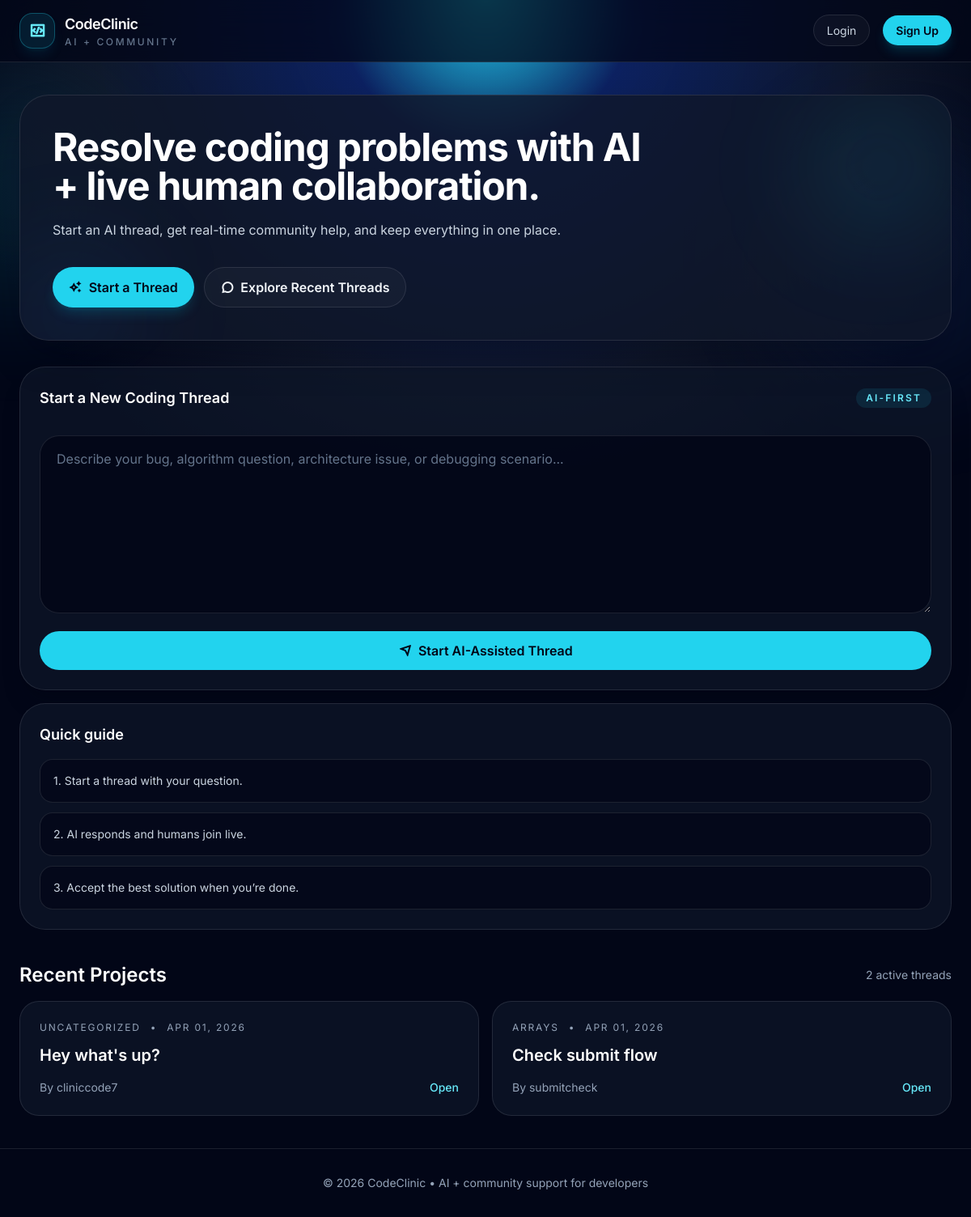
Before: / with the older database file.
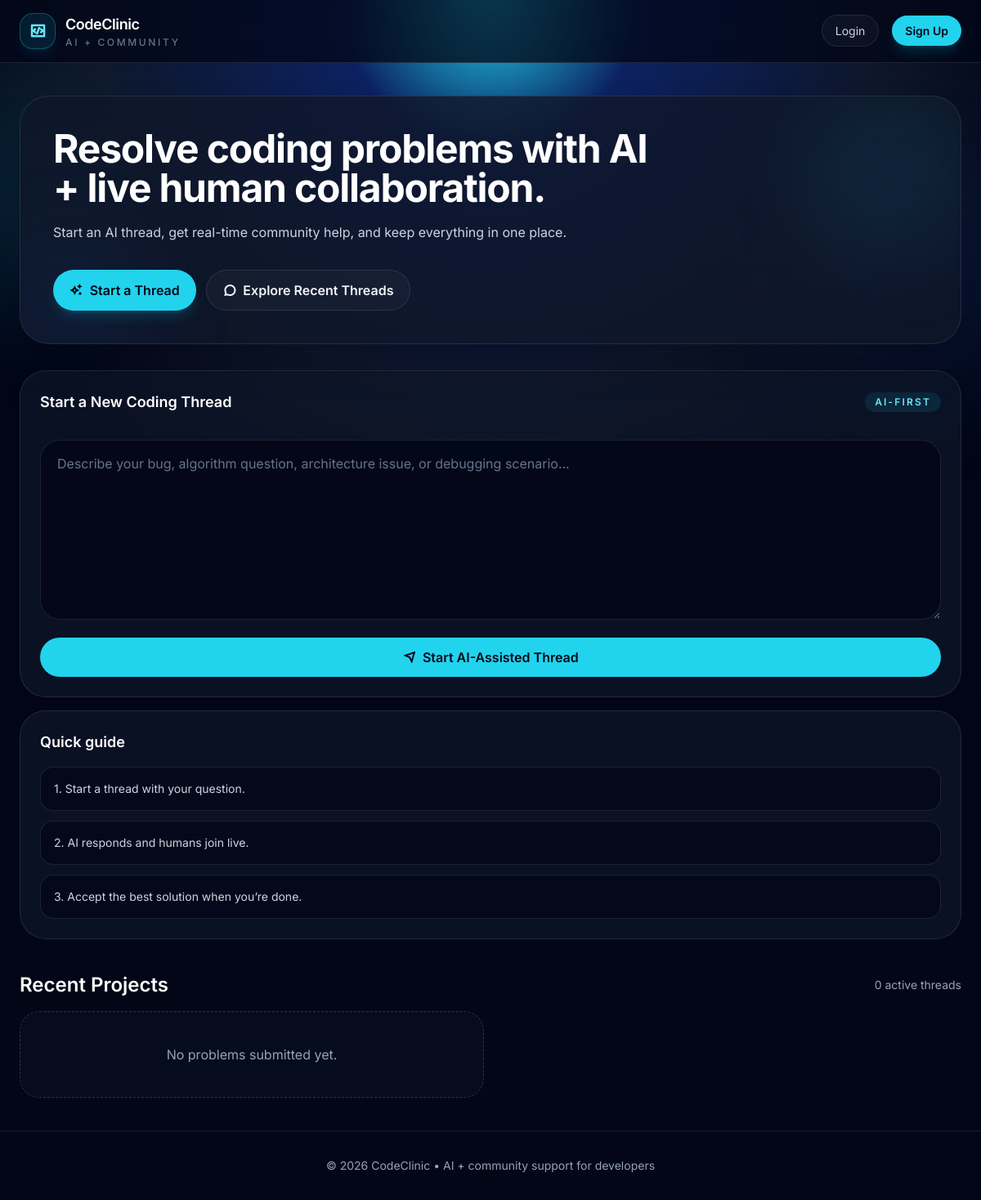
After: the same page with the newer database file.
### main/models.py (models this page shows, shortened)
class Problem(models.Model):
    description = models.TextField()
    user = models.ForeignKey(CustomUser, on_delete=models.CASCADE)
    topic = models.CharField(max_length=100, blank=True, null=True)
    accepted_solution = models.ForeignKey(
        "Solution",
        on_delete=models.SET_NULL,
        null=True,
        blank=True,
        related_name="accepted_for_problems",
    )
    created_at = models.DateTimeField(auto_now_add=True)
    class Meta:
        ordering = ["-created_at"]
        permissions = (
            ("view_reports_dashboard", "Can view reports dashboard"),
        )

class CustomUser(AbstractUser):
    email = models.EmailField(unique=True)
    is_verified = models.BooleanField(default=False)
    USERNAME_FIELD = 'email'
    REQUIRED_FIELDS = []
    objects = CustomUserManager()

### main/views.py (the view)
# urls.py: 2. Add a URL to urlpatterns:  path('', views.home, name='home')
def home(request):
    return render(request, "index.html", {"problems": list_recent_problems()})

### main/services/problems.py (called while the page is built)
def list_recent_problems():
    return Problem.objects.select_related("user").order_by("-created_at")

### main/templates/index.html (shortened to what this page needs)
{% extends 'base.html' %}
{% block content %}
<section class="grid gap-8 xl:grid-cols-[1.15fr_0.85fr]">
    <div class="relative overflow-hidden rounded-[2.25rem] border border-white/10 bg-slate-900/80 p-8 shadow-2xl shadow-slate-950/40 sm:p-10">
        <div class="absolute right-0 top-0 h-44 w-44 rounded-full bg-cyan-400/10 blur-3xl"></div>
        <div class="relative">
            <h1 class="max-w-3xl text-4xl font-bold tracking-tight text-white sm:text-5xl xl:text-6xl">Resolve coding problems with AI + live human collaboration.</h1>
            <p class="mt-4 max-w-2xl text-base leading-7 text-slate-300">Start an AI thread, get real-time community help, and keep everything in one place.</p>
            <div class="mt-8 flex flex-wrap gap-3">
                <a href="#new-thread" class="inline-flex items-center gap-2 rounded-full bg-cyan-400 px-5 py-3 font-semibold text-slate-950 shadow-lg shadow-cyan-500/20 transition hover:-translate-y-0.5 hover:bg-cyan-300">
                    <i class="ri-sparkling-2-line"></i>
                    Start a Thread
                </a>
                <a href="#recent-threads" class="inline-flex items-center gap-2 rounded-full border border-white/10 bg-white/[0.03] px-5 py-3 font-semibold text-slate-100 transition hover:-translate-y-0.5 hover:border-cyan-400 hover:text-cyan-200">
                    <i class="ri-chat-3-line"></i>
                    Explore Recent Threads
                </a>
            </div>
        </div>
    </div>
    <div class="space-y-4">
        <div id="new-thread" class="rounded-[2rem] border border-white/10 bg-slate-900/70 p-6 shadow-xl shadow-slate-950/30">
            <div class="mb-4 flex items-center justify-between">
                <h2 class="text-lg font-semibold text-white">Start a New Coding Thread</h2>
                <span class="rounded-full bg-cyan-400/10 px-3 py-1 text-xs font-semibold uppercase tracking-[0.18em] text-cyan-300">AI-first</span>
            </div>
            <form method="POST" class="space-y-4" action="{% url 'submit' %}">
                <textarea name="description" placeholder="Describe your bug, algorithm question, architecture issue, or debugging scenario..." required class="min-h-[220px] w-full rounded-3xl border border-white/10 bg-slate-950/80 px-5 py-4 text-base text-slate-100 outline-none ring-0 placeholder:text-slate-500 focus:border-cyan-400"></textarea>
                <button type="submit" class="inline-flex w-full items-center justify-center gap-2 rounded-full bg-cyan-400 px-6 py-3 font-semibold text-slate-950 transition hover:-translate-y-0.5 hover:bg-cyan-300">
                    <i class="ri-send-plane-line"></i>
                    Start AI-Assisted Thread
                </button>
            </form>
        </div>
        <div class="rounded-[2rem] border border-white/10 bg-slate-900/70 p-6">
            <h2 class="text-lg font-semibold text-white">Quick guide</h2>
            <ul class="mt-4 space-y-3 text-sm text-slate-300">
                <li class="rounded-2xl border border-white/10 bg-slate-950/70 p-4">1. Start a thread with your question.</li>
                <li class="rounded-2xl border border-white/10 bg-slate-950/70 p-4">2. AI responds and humans join live.</li>
                <li class="rounded-2xl border border-white/10 bg-slate-950/70 p-4">3. Accept the best solution when you’re done.</li>
            </ul>
        </div>
    </div>
</section>
<section id="recent-threads" class="mt-10">
    <div class="mb-4 flex items-center justify-between">
        <h3 class="text-2xl font-semibold text-white">Recent Projects</h3>
        <span class="text-sm text-slate-400">{{ problems|length }} active thread{{ problems|length|pluralize }}</span>
    </div>
    <div class="grid gap-4 lg:grid-cols-2">
        {% for problem in problems %}
            <article class="rounded-[1.5rem] border border-white/10 bg-slate-900/70 p-6 transition hover:border-cyan-400/50 hover:bg-slate-900">
                <div class="flex flex-wrap items-center gap-3 text-xs uppercase tracking-[0.15em] text-slate-400">
                    <span>{{ problem.topic|default:"Uncategorized" }}</span>
                    <span>•</span>
                    <span>{{ problem.created_at|date:"M d, Y" }}</span>
                </div>
                <h4 class="mt-3 text-xl font-semibold text-white">
                    <a href="{% url 'problem_detail' problem.id %}" class="hover:text-cyan-300">
                        {{ problem.description|truncatechars:90 }}
                    </a>
                </h4>
                <div class="mt-4 flex items-center justify-between text-sm text-slate-400">
                    <span>By {{ problem.user.username }}</span>
                    <div class="flex items-center gap-3">
                        <a href="{% url 'problem_detail' problem.id %}" class="font-medium text-cyan-300 hover:text-cyan-200">Open</a>
                    </div>
                </div>
            </article>
        {% empty %}
            <p class="rounded-3xl border border-dashed border-white/15 bg-slate-900/40 px-6 py-10 text-center text-slate-400">No problems submitted yet.</p>
        {% endfor %}
    </div>
</section>
{% endblock %}

### main/templates/base.html (shortened to what this page needs)
{% load static %}
<!DOCTYPE html>
<html lang="en">
<head>
    <script src="https://cdn.tailwindcss.com"></script>
    <link href="https://cdn.jsdelivr.net/npm/remixicon@4.2.0/fonts/remixicon.css" rel="stylesheet">
    <link rel="stylesheet" href="{% static 'css/style.css' %}">
</head>
<body class="min-h-screen bg-slate-950 text-slate-100 antialiased">
    <div class="fixed inset-x-0 top-0 -z-10 h-[36rem] bg-[radial-gradient(circle_at_top,#22d3ee_0%,rgba(29,78,216,0.38)_22%,rgba(15,23,42,0.96)_58%,#020617_82%)]"></div>
    <div class="fixed left-[-8rem] top-24 -z-10 h-72 w-72 rounded-full bg-cyan-400/10 blur-3xl"></div>
    <div class="fixed right-[-5rem] top-40 -z-10 h-80 w-80 rounded-full bg-blue-500/10 blur-3xl"></div>
    <nav class="sticky top-0 z-40 border-b border-white/10 bg-slate-950/75 backdrop-blur-xl">
        <div class="mx-auto flex w-full max-w-7xl items-center justify-between px-6 py-4">
            <a href="{% url 'home' %}" class="group flex items-center gap-3 text-lg font-semibold tracking-tight text-white">
                <span class="flex h-11 w-11 items-center justify-center rounded-2xl border border-cyan-400/30 bg-cyan-400/10 text-cyan-300 shadow-lg shadow-cyan-500/10 transition group-hover:-translate-y-0.5 group-hover:border-cyan-300">
                    <i class="ri-code-box-line text-xl"></i>
                </span>
                <span class="flex flex-col">
                    <span>CodeClinic</span>
                    <span class="text-xs font-medium uppercase tracking-[0.22em] text-slate-500">AI + Community</span>
                </span>
            </a>
            <ul class="flex items-center gap-4 text-sm text-slate-300">
                {% if user.is_authenticated %}
                    <li><a href="{% url 'profile' %}" class="inline-flex items-center gap-2 rounded-full border border-white/10 bg-white/[0.03] px-4 py-2.5 shadow-lg shadow-slate-950/20 transition hover:-translate-y-0.5 hover:border-cyan-400 hover:bg-cyan-400/10 hover:text-white"><i class="ri-user-line"></i> {{ user.username }}</a></li>
                    {% if user.is_staff %}
                        <li><a href="{% url 'myadmin:index' %}" class="rounded-full border border-cyan-400/50 bg-cyan-400/10 px-4 py-2.5 text-cyan-300 transition hover:-translate-y-0.5 hover:bg-cyan-400/20 hover:text-cyan-200">Admin</a></li>
                    {% endif %}
                    <li><a href="{% url 'logout' %}" class="rounded-full bg-rose-500/10 px-4 py-2.5 font-medium text-rose-300 transition hover:-translate-y-0.5 hover:bg-rose-500/20">Logout</a></li>
                {% else %}
                    <li><a href="{% url 'login' %}" class="rounded-full border border-white/10 bg-white/[0.03] px-4 py-2.5 transition hover:-translate-y-0.5 hover:border-cyan-400 hover:text-white">Login</a></li>
                    <li><a href="{% url 'signup' %}" class="rounded-full bg-cyan-400 px-4 py-2.5 font-semibold text-slate-950 shadow-lg shadow-cyan-500/20 transition hover:-translate-y-0.5 hover:bg-cyan-300">Sign Up</a></li>
                {% endif %}
            </ul>
        </div>
    </nav>
    <main class="mx-auto w-full max-w-7xl px-6 py-10">
        {% block content %}{% endblock %}
    </main>
    <footer class="border-t border-white/10 py-8 text-center text-sm text-slate-400">
        <p>© {% now "Y" %} CodeClinic • AI + community support for developers</p>
    </footer>
</body>
</html>

### main/static/css/style.css (style rules this page uses)
* { margin: 0; padding: 0; box-sizing: border-box; }
body { font-family: 'Inter', sans-serif; background: #f4f6fb; color: #222; line-height: 1.6; }

Changed rows visible on the page:
removed Problem: topic "UNCATEGORIZED", created_at "APR 01, 2026", description "Hey what's up?", user.username "cliniccode7"
removed Problem: topic "ARRAYS", created_at "APR 01, 2026", description "Check submit flow", user.username "submitcheck"
Other visible differences:
{{ problems|length }}: "2" → "0"
text now shown: "No problems submitted yet."
